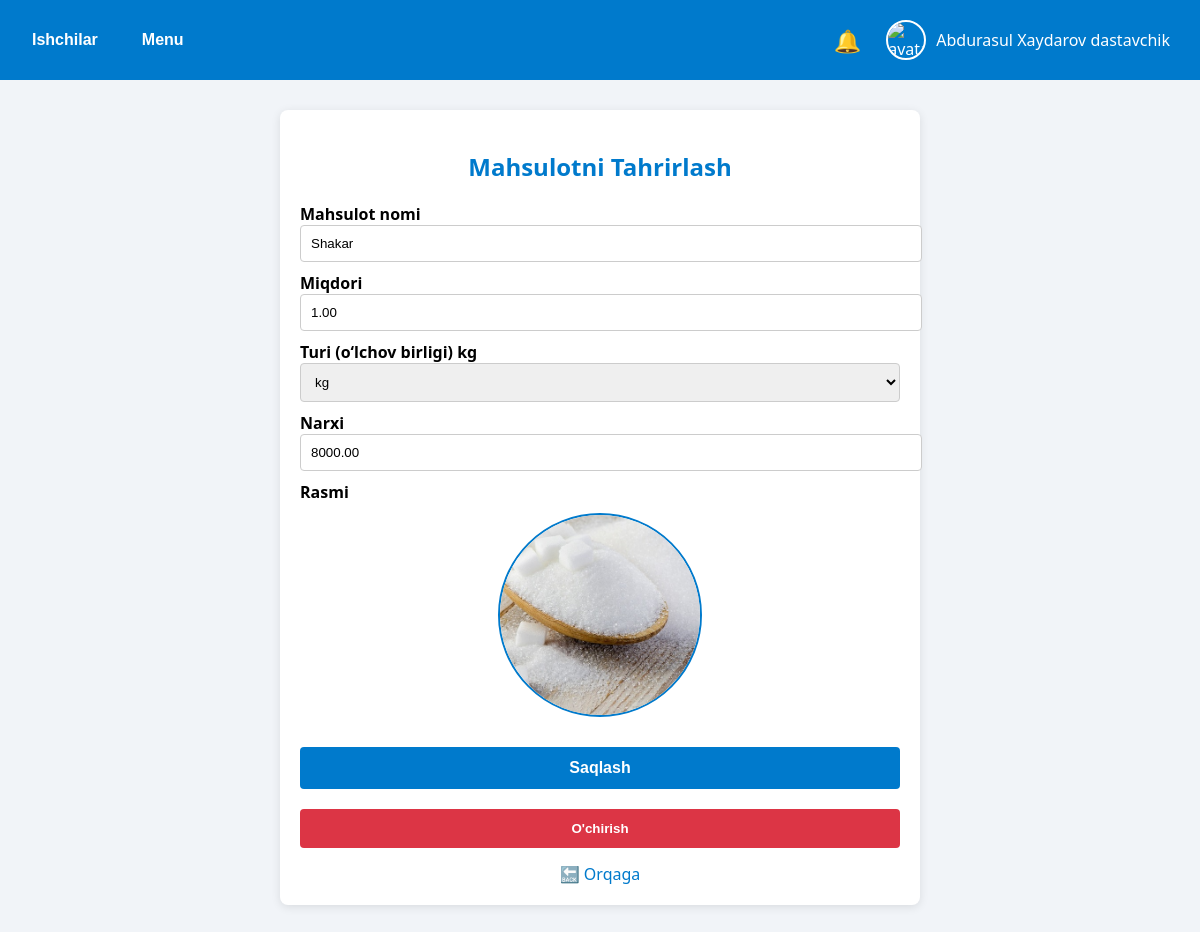
The app's page /product/2/ (signed in) with its own data.
### main/models.py (models this page shows, shortened)
class User(AbstractUser):
    id = models.BigAutoField(primary_key=True)
    USER_TYPES = (
        ('pazanda', 'Pazanda'),
        ('yetkazib_beruvchi', 'Yetkazib Beruvchi'),
        ('ega', 'Ega'),
    )
    login=models.CharField(max_length=255, blank=True, null=True)
    password = models.CharField(max_length=255, blank=True, null=True)
    tuliq_ismi = models.CharField(max_length=255, blank=True, null=True)
    type = models.CharField(max_length=20, choices=USER_TYPES)
    token = models.CharField(max_length=255, blank=True, null=True)
    tg_id = models.CharField(max_length=100, blank=True, null=True)
    tel_raqami = models.CharField(max_length=100, blank=True, null=True)
    is_active = models.BooleanField(default=True)
    @property
    def rasmi(self):
        if self.type == 'yetkazib_beruvchi':
            try:
                return YetkazibBeruvchi.objects.get(user=self).rasmi.url
            except YetkazibBeruvchi.DoesNotExist:
                return None
        elif self.type == 'pazanda':
            try:
                return Pazanda.objects.get(user=self).rasmi.url
            except Pazanda.DoesNotExist:
                return None
        return None

class Mahsulot(models.Model):
    nomi = models.CharField(max_length=255)
    rasmi = models.ImageField(upload_to='mahsulotlar/')
    narxi = models.DecimalField(max_digits=10, decimal_places=2)
    turi = models.ForeignKey(MahsulotTuri, on_delete=models.CASCADE)
    miqdori = models.FloatField(default=0)

class MahsulotTuri(models.Model):
    nomi = models.CharField(max_length=100)  # kg, dona, l
    def __str__(self):
        return self.nomi

### main/views.py (the view, shortened to what this page needs)
# urls.py: path('product/<int:mahsulot_id>/', seemahsulot, name='seeproduct'),
@login_required(login_url='login')
def seemahsulot(request, mahsulot_id):
    mahsulot = Mahsulot.objects.get(id=mahsulot_id)
    turs=MahsulotTuri.objects.all()
    return render(request, 'seemahsulot.html', {'mahsulot': mahsulot,'turs':turs})

### main/templates/seemahsulot.html (shortened to what this page needs)
{% extends 'egabase.html' %}
{% load static %}
{% block content %}
<div style="max-width: 600px; margin: 30px auto; background: #fff; padding: 20px; border-radius: 8px; box-shadow: 0 2px 10px rgba(0,0,0,0.1);">
    <h2 style="color: #007acc; text-align: center; margin-bottom: 20px;">Mahsulotni Tahrirlash</h2>
    <form method="POST" enctype="multipart/form-data">
        <label for="nomi" style="font-weight: bold;">Mahsulot nomi</label>
        <input type="text" id="nomi" name="nomi" value="{{ mahsulot.nomi }}" required
               style="width: 100%; padding: 10px; margin-bottom: 10px; border: 1px solid #ccc; border-radius: 4px;">
        <label for="miqdori" style="font-weight: bold;">Miqdori</label>
        <input type="number" id="miqdori" name="miqdori" value="{{ mahsulot.miqdori }}" required
               style="width: 100%; padding: 10px; margin-bottom: 10px; border: 1px solid #ccc; border-radius: 4px;">
        <label for="turi" style="font-weight: bold;">Turi (o‘lchov birligi) {{ mahsulot.turi }}  </label>
       <select id="turi" name="turi" required
               style="width: 100%; padding: 10px; margin-bottom: 10px; border: 1px solid #ccc; border-radius: 4px;">
               {% for tur in turs%}
               <option value="{{ tur.nomi }}" {%  if mahsulot.turi.nomi == tur.nomi %} selected  {% endif %} >{{ tur.nomi }}</option>
               {% endfor %}
               </select>
        <label for="narxi" style="font-weight: bold;">Narxi</label>
        <input type="number" id="narxi" name="narxi" value="{{ mahsulot.narxi }}" step="0.01" required
               style="width: 100%; padding: 10px; margin-bottom: 10px; border: 1px solid #ccc; border-radius: 4px;">
        <label for="rasmi_input" style="display: block; font-weight: bold;">Rasmi</label>
        <img src="{% if mahsulot.rasmi %}{{ mahsulot.rasmi.url }}{% else %}{% static 'images/default_product.jpg' %}{% endif %}"
             alt="Mahsulot rasmi"
             id="preview-rasm"
             style="width: 200px; height: 200px; object-fit: cover; border-radius: 50%; border: 2px solid #007acc; margin: 10px auto; display: block; cursor: pointer;">
        <button type="submit"
                style="margin-top: 20px; width: 100%; padding: 12px; background: #007acc; color: #fff; border: none; border-radius: 4px; font-size: 16px; font-weight: bold; cursor: pointer;">
            Saqlash
        </button>
        <a href="{% url 'delprdct' mahsulot.id %}" >
            <button type="button"
                    style="margin-top: 20px;  width: 100%; padding: 12px; background-color: #dc3545; color: white; border: none; border-radius: 4px; font-weight: bold; cursor: pointer;"
            >
                O'chirish
            </button>
        </a>
    </form>
    <a href="{% url 'main' %}" style="display: inline-block; margin-top: 15px; text-align: center; width: 100%; text-decoration: none; color: #007acc;">
        🔙 Orqaga
    </a>
</div>
{% endblock %}

### main/templates/egabase.html (shortened to what this page needs)
<!DOCTYPE html>
{% load static %}
<html lang="uz">
<head>
</head>
<body>
<header>
    <div class="left-nav">
        <div class="nav-group">
            <button class="nav-toggle">Ishchilar</button>
        </div>
        <div class="nav-group">
            <button class="nav-toggle">Menu</button>
        </div>
    </div>
    <div class="right-nav">
        <a href="{% url 'main' %}" class="notif-icon">🔔</a>
        <div class="profile-wrapper">
            <div class="profile">
                <img src="{% if request.user.rasmi %}{{ request.user.rasmi.url }}{% else %}{% static 'images/default_avatar.jpg' %}{% endif %}" alt="avatar">
                <span class="profile-name">{{ request.user.tuliq_ismi }}</span>
            </div>
        </div>
    </div>
</header>
{% block content %}{% endblock %}
</body>
</html>

### main/templates/egabase.html (style rules this page uses)
body { margin: 0; font-family: 'Segoe UI', Tahoma, Geneva, Verdana, sans-serif; background-color: #f1f4f8; }
header { background-color: #007acc; color: white; padding: 15px 20px; display: flex; justify-content: space-between; align-items: center; flex-wrap: wrap; }
.left-nav { display: flex; gap: 20px; flex-wrap: wrap; }
.nav-group { position: relative; }
.nav-toggle { background: none; border: none; color: white; font-weight: bold; cursor: pointer; font-size: 16px; padding: 8px 12px; border-radius: 4px; transition: background-color 0.2s; }
.right-nav { display: flex; align-items: center; gap: 15px; }
.notif-icon { font-size: 22px; cursor: pointer; transition: color 0.2s; color: white; text-decoration: none; }
.profile-wrapper { position: relative; display: inline-block; }
.profile { display: inline-flex; align-items: center; gap: 10px; cursor: pointer; padding: 5px 10px; }
.profile img { width: 36px; height: 36px; border-radius: 50%; object-fit: cover; border: 2px solid #fff; }
.profile-name { color: white; text-decoration: none; font-weight: 500; white-space: nowrap; }

### records on screen
User: user.tuliq_ismi "Abdurasul Xaydarov dastavchik"
Mahsulot: nomi "Shakar", miqdori "1.00", turi "kg", narxi "8000.00", rasmi (picture)
